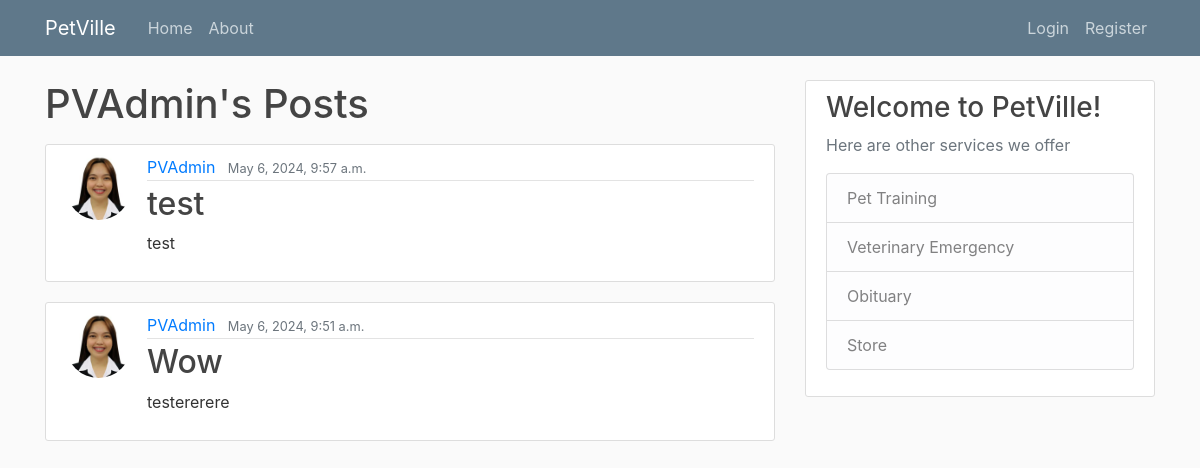
The page /user/PVAdmin on the database as committed earlier.
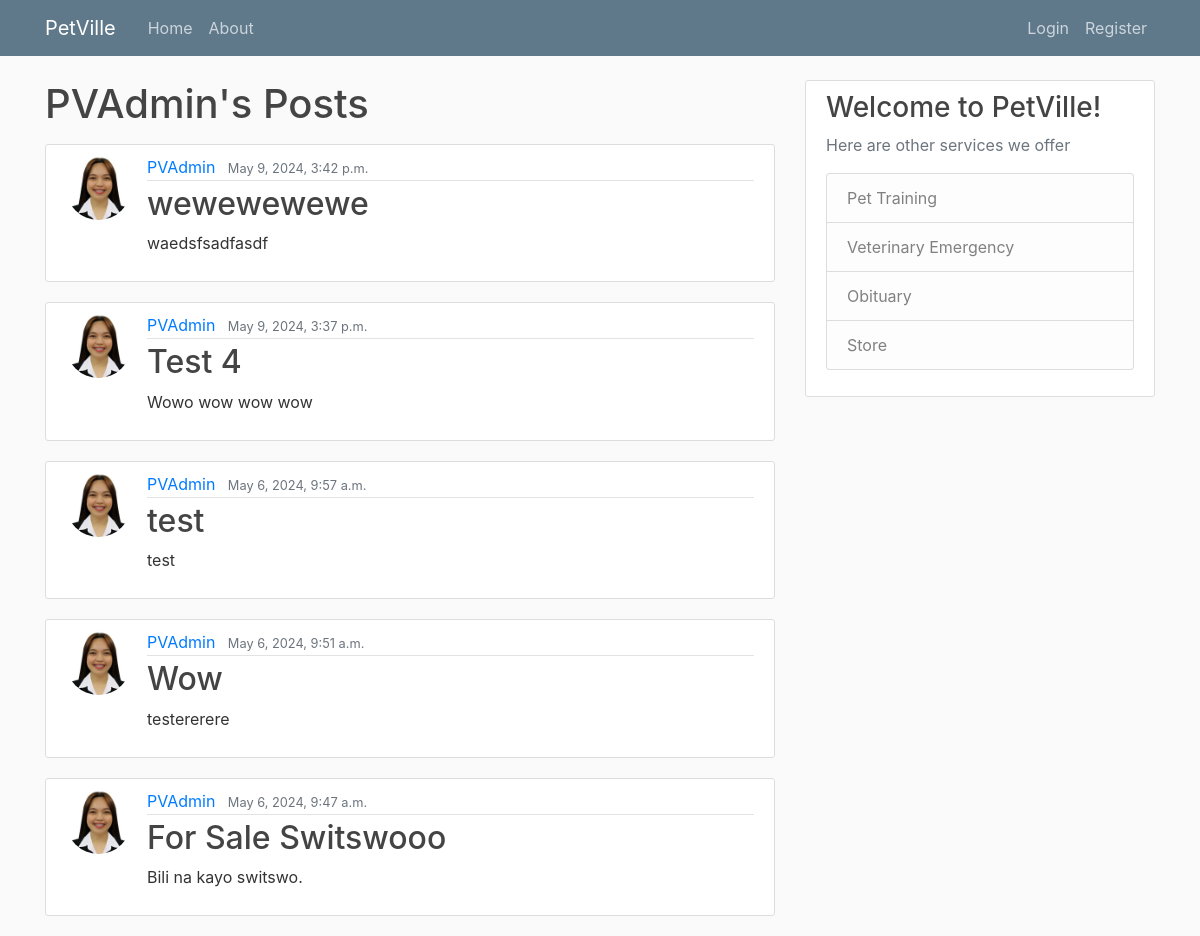
The same page on the database as committed later.
### mainPage/models.py (models this page shows, shortened)
class Post(models.Model):
    title = models.CharField(max_length=100)
    content = models.TextField()
    date_posted = models.DateTimeField(default=timezone.now)
    author = models.ForeignKey(User, on_delete=models.CASCADE)

### users/models.py (models this page shows, shortened)
class Profile(models.Model):
    user = models.OneToOneField(User, on_delete=models.CASCADE)
    image = models.ImageField(default='default.jpg', upload_to='profile_pics')

### mainPage/views.py (the view)
# urls.py: path('user/<str:username>', UserPostListView.as_view(), name='user-posts'),
class UserPostListView(ListView):
    model = Post
    template_name = 'main/user_posts.html'
    context_object_name = 'posts'
    paginate_by = 5
    def get_queryset(self):
        user = get_object_or_404(User, username=self.kwargs.get('username'))
        return Post.objects.filter(author=user).order_by('-date_posted')

### mainPage/templates/main/user_posts.html (shortened to what this page needs)
{% extends "main/base.html" %}
{% block content %}
<h1 class="mb-3">{{ view.kwargs.username }}'s Posts</h1>
{% for post in posts %}
        <article class="media content-section">
            <img class="rounded-circle article-img" src="{{ post.author.profile.image.url}}">
            <div class="media-body">
            <div class="article-metadata">
                <a class="mr-2" href="{% url 'user-posts' post.author.username %}">{{ post.author }}</a>
                <small class="text-muted">{{ post.date_posted }}</small>
            </div>
            <h2><a class="article-title" href="{% url 'post-detail' post.id %}">{{ post.title }}</a></h2>
            <p class="article-content">{{ post.content }}</p>
            </div>
        </article>
    {% endfor %}
{% endblock content %}

Rows that differ between the two databases and show on the page:
added Post: author.profile.image (picture), author "PVAdmin", date_posted "May 9, 2024, 3:42 p.m.", title "wewewewewe", content "waedsfsadfasdf"
added Post: author.profile.image (picture), author "PVAdmin", date_posted "May 9, 2024, 3:37 p.m.", title "Test 4", content "Wowo wow wow wow"
now on this page (row edited): Post: author.profile.image (picture), author "PVAdmin", date_posted "May 6, 2024, 9:47 a.m.", title "For Sale Switswooo", content "Bili na kayo switswo."
